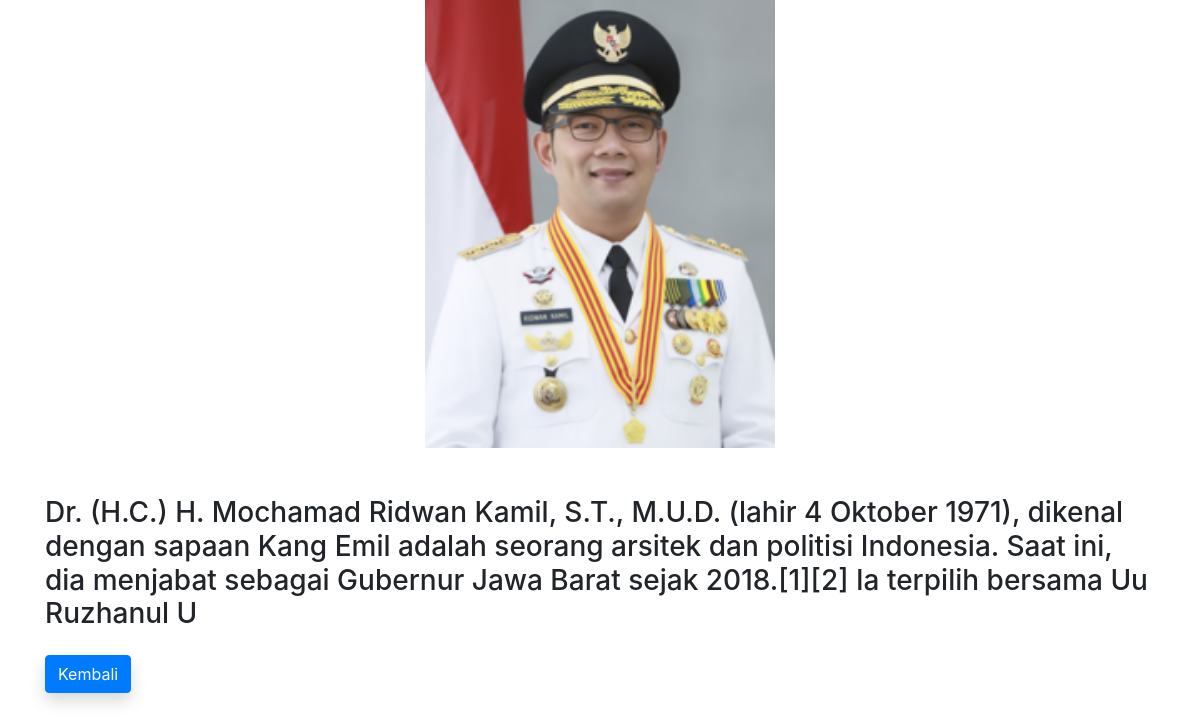
Screenshot of /detail.php?id=2 with the database file from the repository.
### tables this page shows
CREATE TABLE `edukasi` (
  `id` int(10) NOT NULL,
  `judul` varchar(255) DEFAULT NULL,
  `detail` varchar(255) DEFAULT NULL,
  `gambar` varchar(255) DEFAULT NULL
);

### functions.php (called while the page is built, shortened)
<?php
function koneksi()
{
  $conn = mysqli_connect('localhost', 'root', '') or die('Koneksi ke DB GAGAL!');
  mysqli_select_db($conn, 'adaapa') or die("Database salah!");
  return $conn;
}
function query($query)
{
  $conn = koneksi();
  $result = mysqli_query($conn, $query) or die(mysqli_error($conn));
  $rows = [];
  while ($row = mysqli_fetch_assoc($result)) {
    $rows[] = $row;
  }
  return $rows;
}

### detail.php (the view, shortened to what this page needs)
<?php
require 'functions.php';
$id = $_GET['id'];
$row = query("SELECT * FROM edukasi WHERE id = $id")[0];
?>
<!DOCTYPE html>
<html>
<head>
  <link rel="stylesheet" href="https://stackpath.bootstrapcdn.com/bootstrap/4.1.3/css/bootstrap.min.css">
</head>
<body>
  <div>
    <div class="container mb-5">
      <div class="row">
        <div class="col">
          <img src="img/<?= $row['gambar']; ?>" width="350px" id="zoom" alt="" class=" mx-auto d-block">
        </div>
      </div>
      <div class="row">
        <div class="col">
          <h3><?= $row['detail']; ?></h3>
          <a href="index.php" class="btn btn-primary mt-3 shadow">Kembali</a>
        </div>
      </div>
    </div>
  </div>
</body>
</html>

### detail.php (style rules this page uses)
html { scroll-behavior: smooth; }

### rows the page displays
edukasi: gambar (picture), detail "Dr. (H.C.) H. Mochamad Ridwan Kamil, S.T., M.U.D. (lahir 4 Oktober 1971), dikenal dengan sapaan Kang Emil adalah seorang arsitek dan politisi Indonesia. Saat ini, dia menjabat sebagai Gubernur Jawa Barat sejak 2018.[1][2] Ia terpilih bersama Uu Ruzhanul U"
